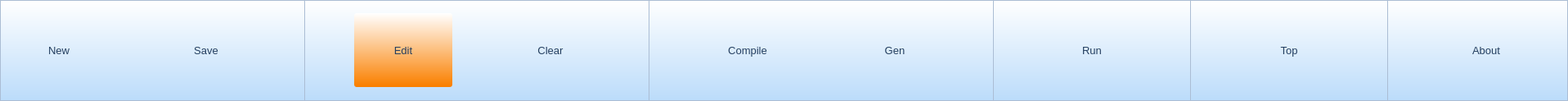
        <widget class="QWidget" name="wg3ToolBase" native="true">
         <property name="sizePolicy">
          <sizepolicy hsizetype="Ignored" vsizetype="Fixed">
           <horstretch>0</horstretch>
           <verstretch>0</verstretch>
          </sizepolicy>
         </property>
         <property name="minimumSize">
          <size>
           <width>0</width>
           <height>123</height>
          </size>
         </property>
         <property name="maximumSize">
          <size>
           <width>16777215</width>
           <height>123</height>
          </size>
         </property>
         <property name="mouseTracking">
          <bool>true</bool>
         </property>
         <property name="styleSheet">
          <string notr="true">border:1px solid rgb(171,189,212);
background-color: qlineargradient(spread:pad, x1:1, y1:0, x2:0.999955, y2:0.983, stop:0 rgba(255, 255, 255, 255), stop:1 rgba(188, 220, 250, 255));</string>
         </property>
         <layout class="QHBoxLayout" name="horizontalLayout_8">
          <property name="spacing">
           <number>60</number>
          </property>
          <property name="leftMargin">
           <number>12</number>
          </property>
          <property name="topMargin">
           <number>0</number>
          </property>
          <property name="rightMargin">
           <number>0</number>
          </property>
          <property name="bottomMargin">
           <number>0</number>
          </property>
          <item>
           <widget class="QToolButton" name="tbtnNew">
            <property name="minimumSize">
             <size>
              <width>120</width>
              <height>90</height>
             </size>
            </property>
            <property name="maximumSize">
             <size>
              <width>120</width>
              <height>90</height>
             </size>
            </property>
            <property name="font">
             <font>
              <family>Microsoft YaHei UI</family>
              <pointsize>10</pointsize>
             </font>
            </property>
            <property name="styleSheet">
             <string notr="true">QToolButton {
	background-color: transparent;
	color: rgb(35, 62, 95);
	border:none;
	border-radius:3px;
}

QToolButton:hover {
	color: rgb(35, 62, 95);
	background-color: qlineargradient(spread:pad, x1:1, y1:0, x2:0.999955, y2:0.983, stop:0 rgba(255, 255, 255, 255), stop:1 rgba(255, 201, 14, 255));
	border-radius:3px; 
}  
QToolButton:pressed {
	color: rgb(35, 62, 95);
	background-color: qlineargradient(spread:pad, x1:1, y1:0, x2:0.999955, y2:0.983, stop:0 rgba(255, 255, 255, 255), stop:1 rgba(250, 128, 0, 255));
	border-radius:3px;
}  </string>
            </property>
            <property name="text">
             <string>New</string>
            </property>
            <property name="icon">
             <iconset resource="Images.qrc">
              <normaloff>:/images/btn_new.png</normaloff>:/images/btn_new.png</iconset>
            </property>
            <property name="iconSize">
             <size>
              <width>50</width>
              <height>50</height>
             </size>
            </property>
            <property name="toolButtonStyle">
             <enum>Qt::ToolButtonTextUnderIcon</enum>
            </property>
            <property name="autoRaise">
             <bool>false</bool>
            </property>
           </widget>
          </item>
          <item>
           <widget class="QToolButton" name="tbtnSave">
            <property name="enabled">
             <bool>true</bool>
            </property>
            <property name="minimumSize">
             <size>
              <width>120</width>
              <height>90</height>
             </size>
            </property>
            <property name="maximumSize">
             <size>
              <width>120</width>
              <height>90</height>
             </size>
            </property>
            <property name="font">
             <font>
              <family>Microsoft YaHei UI</family>
              <pointsize>10</pointsize>
             </font>
            </property>
            <property name="styleSheet">
             <string notr="true">QToolButton {
	background-color: transparent;
	color: rgb(35, 62, 95);
	border:none;
	border-radius:3px;
}

QToolButton:hover {
	color: rgb(35, 62, 95);
	background-color: qlineargradient(spread:pad, x1:1, y1:0, x2:0.999955, y2:0.983, stop:0 rgba(255, 255, 255, 255), stop:1 rgba(255, 201, 14, 255));
	border-radius:3px; 
}  
QToolButton:pressed {
	color: rgb(35, 62, 95);
	background-color: qlineargradient(spread:pad, x1:1, y1:0, x2:0.999955, y2:0.983, stop:0 rgba(255, 255, 255, 255), stop:1 rgba(250, 128, 0, 255));
	border-radius:3px;
}  </string>
            </property>
            <property name="text">
             <string>Save</string>
            </property>
            <property name="icon">
             <iconset resource="Images.qrc">
              <normaloff>:/images/btn_save.png</normaloff>:/images/btn_save.png</iconset>
            </property>
            <property name="iconSize">
             <size>
              <width>50</width>
              <height>50</height>
             </size>
            </property>
            <property name="toolButtonStyle">
             <enum>Qt::ToolButtonTextUnderIcon</enum>
            </property>
            <property name="autoRaise">
             <bool>false</bool>
            </property>
           </widget>
          </item>
          <item>
           <widget class="Line" name="lineSave">
            <property name="sizePolicy">
             <sizepolicy hsizetype="Fixed" vsizetype="Expanding">
              <horstretch>0</horstretch>
              <verstretch>0</verstretch>
             </sizepolicy>
            </property>
            <property name="minimumSize">
             <size>
              <width>1</width>
              <height>0</height>
             </size>
            </property>
            <property name="maximumSize">
             <size>
              <width>1</width>
              <height>16777215</height>
             </size>
            </property>
            <property name="frameShadow">
             <enum>QFrame::Raised</enum>
            </property>
            <property name="lineWidth">
             <number>1</number>
            </property>
            <property name="midLineWidth">
             <number>1</number>
            </property>
            <property name="orientation">
             <enum>Qt::Vertical</enum>
            </property>
           </widget>
          </item>
          <item>
           <widget class="QToolButton" name="tbtnEdit">
            <property name="minimumSize">
             <size>
              <width>120</width>
              <height>90</height>
             </size>
            </property>
            <property name="maximumSize">
             <size>
              <width>120</width>
              <height>90</height>
             </size>
            </property>
            <property name="font">
             <font>
              <family>Microsoft YaHei UI</family>
              <pointsize>10</pointsize>
             </font>
            </property>
            <property name="styleSheet">
             <string notr="true">QToolButton {
	background-color: transparent;
	color: rgb(35, 62, 95);
	border:none;
	border-radius:3px;
}

QToolButton:hover {
	color: rgb(35, 62, 95);
	background-color: qlineargradient(spread:pad, x1:1, y1:0, x2:0.999955, y2:0.983, stop:0 rgba(255, 255, 255, 255), stop:1 rgba(255, 201, 14, 255));
	border-radius:3px; 
}

QToolButton:pressed {
	color: rgb(35, 62, 95);
	background-color: qlineargradient(spread:pad, x1:1, y1:0, x2:0.999955, y2:0.983, stop:0 rgba(255, 255, 255, 255), stop:1 rgba(250, 128, 0, 255));
	border-radius:3px;
}

QToolButton:checked {
	color: rgb(35, 62, 95);
	background-color: qlineargradient(spread:pad, x1:1, y1:0, x2:0.999955, y2:0.983, stop:0 rgba(255, 255, 255, 255), stop:1 rgba(250, 128, 0, 255));
	border-radius:3px;
}</string>
            </property>
            <property name="text">
             <string>Edit</string>
            </property>
            <property name="icon">
             <iconset resource="Images.qrc">
              <normaloff>:/images/btn_edit.png</normaloff>:/images/btn_edit.png</iconset>
            </property>
            <property name="iconSize">
             <size>
              <width>50</width>
              <height>50</height>
             </size>
            </property>
            <property name="checkable">
             <bool>true</bool>
            </property>
            <property name="checked">
             <bool>true</bool>
            </property>
            <property name="toolButtonStyle">
             <enum>Qt::ToolButtonTextUnderIcon</enum>
            </property>
            <property name="autoRaise">
             <bool>false</bool>
            </property>
           </widget>
          </item>
          <item>
           <widget class="QToolButton" name="tbtnClear">
            <property name="minimumSize">
             <size>
              <width>120</width>
              <height>90</height>
             </size>
            </property>
            <property name="maximumSize">
             <size>
              <width>120</width>
              <height>90</height>
             </size>
            </property>
            <property name="font">
             <font>
              <family>Microsoft YaHei UI</family>
              <pointsize>10</pointsize>
             </font>
            </property>
            <property name="styleSheet">
             <string notr="true">QToolButton {
	background-color: transparent;
	color: rgb(35, 62, 95);
	border:none;
	border-radius:3px;
}

QToolButton:hover {
	color: rgb(35, 62, 95);
	background-color: qlineargradient(spread:pad, x1:1, y1:0, x2:0.999955, y2:0.983, stop:0 rgba(255, 255, 255, 255), stop:1 rgba(255, 201, 14, 255));
	border-radius:3px; 
}  
QToolButton:pressed {
	color: rgb(35, 62, 95);
	background-color: qlineargradient(spread:pad, x1:1, y1:0, x2:0.999955, y2:0.983, stop:0 rgba(255, 255, 255, 255), stop:1 rgba(250, 128, 0, 255));
	border-radius:3px;
}  </string>
            </property>
            <property name="text">
             <string>Clear</string>
            </property>
            <property name="icon">
             <iconset resource="Images.qrc">
              <normaloff>:/images/btn_clear.png</normaloff>:/images/btn_clear.png</iconset>
            </property>
            <property name="iconSize">
             <size>
              <width>50</width>
              <height>50</height>
             </size>
            </property>
            <property name="toolButtonStyle">
             <enum>Qt::ToolButtonTextUnderIcon</enum>
            </property>
            <property name="autoRaise">
             <bool>false</bool>
            </property>
           </widget>
          </item>
          <item>
           <widget class="Line" name="lineClear">
            <property name="sizePolicy">
             <sizepolicy hsizetype="Fixed" vsizetype="Expanding">
              <horstretch>0</horstretch>
              <verstretch>0</verstretch>
             </sizepolicy>
            </property>
            <property name="minimumSize">
             <size>
              <width>1</width>
              <height>0</height>
             </size>
            </property>
            <property name="maximumSize">
             <size>
              <width>1</width>
              <height>16777215</height>
             </size>
            </property>
            <property name="frameShadow">
             <enum>QFrame::Raised</enum>
            </property>
            <property name="lineWidth">
             <number>1</number>
            </property>
            <property name="midLineWidth">
             <number>1</number>
            </property>
            <property name="orientation">
             <enum>Qt::Vertical</enum>
            </property>
           </widget>
          </item>
          <item>
           <widget class="QToolButton" name="tbtnCompile">
            <property name="enabled">
             <bool>true</bool>
            </property>
            <property name="minimumSize">
             <size>
              <width>120</width>
              <height>90</height>
             </size>
            </property>
            <property name="maximumSize">
             <size>
              <width>120</width>
              <height>90</height>
             </size>
            </property>
            <property name="font">
             <font>
              <family>Microsoft YaHei UI</family>
              <pointsize>10</pointsize>
             </font>
            </property>
            <property name="styleSheet">
             <string notr="true">QToolButton {
	background-color: transparent;
	color: rgb(35, 62, 95);
	border:none;
	border-radius:3px;
}

QToolButton:hover {
	color: rgb(35, 62, 95);
	background-color: qlineargradient(spread:pad, x1:1, y1:0, x2:0.999955, y2:0.983, stop:0 rgba(255, 255, 255, 255), stop:1 rgba(255, 201, 14, 255));
	border-radius:3px; 
}  
QToolButton:pressed {
	color: rgb(35, 62, 95);
	background-color: qlineargradient(spread:pad, x1:1, y1:0, x2:0.999955, y2:0.983, stop:0 rgba(255, 255, 255, 255), stop:1 rgba(250, 128, 0, 255));
	border-radius:3px;
}  </string>
            </property>
            <property name="text">
             <string>Compile</string>
            </property>
            <property name="icon">
             <iconset resource="Images.qrc">
              <normaloff>:/images/btn_compile.png</normaloff>:/images/btn_compile.png</iconset>
            </property>
            <property name="iconSize">
             <size>
              <width>50</width>
              <height>50</height>
             </size>
            </property>
            <property name="toolButtonStyle">
             <enum>Qt::ToolButtonTextUnderIcon</enum>
            </property>
            <property name="autoRaise">
             <bool>false</bool>
            </property>
           </widget>
          </item>
          <item>
           <widget class="QToolButton" name="tbtnGen">
            <property name="enabled">
             <bool>true</bool>
            </property>
            <property name="minimumSize">
             <size>
              <width>120</width>
              <height>90</height>
             </size>
            </property>
            <property name="maximumSize">
             <size>
              <width>120</width>
              <height>90</height>
             </size>
            </property>
            <property name="font">
             <font>
              <family>Microsoft YaHei UI</family>
              <pointsize>10</pointsize>
             </font>
            </property>
            <property name="styleSheet">
             <string notr="true">QToolButton {
	background-color: transparent;
	color: rgb(35, 62, 95);
	border:none;
	border-radius:3px;
}

QToolButton:hover {
	color: rgb(35, 62, 95);
	background-color: qlineargradient(spread:pad, x1:1, y1:0, x2:0.999955, y2:0.983, stop:0 rgba(255, 255, 255, 255), stop:1 rgba(255, 201, 14, 255));
	border-radius:3px; 
}  
QToolButton:pressed {
	color: rgb(35, 62, 95);
	background-color: qlineargradient(spread:pad, x1:1, y1:0, x2:0.999955, y2:0.983, stop:0 rgba(255, 255, 255, 255), stop:1 rgba(250, 128, 0, 255));
	border-radius:3px;
}  </string>
            </property>
            <property name="text">
             <string>Gen</string>
            </property>
            <property name="icon">
             <iconset resource="Images.qrc">
              <normaloff>:/images/btn_gen.png</normaloff>:/images/btn_gen.png</iconset>
            </property>
            <property name="iconSize">
             <size>
              <width>50</width>
              <height>50</height>
             </size>
            </property>
            <property name="toolButtonStyle">
             <enum>Qt::ToolButtonTextUnderIcon</enum>
            </property>
            <property name="autoRaise">
             <bool>false</bool>
            </property>
           </widget>
          </item>
          <item>
           <widget class="Line" name="lineGen">
            <property name="sizePolicy">
             <sizepolicy hsizetype="Fixed" vsizetype="Expanding">
              <horstretch>0</horstretch>
              <verstretch>0</verstretch>
             </sizepolicy>
            </property>
            <property name="minimumSize">
             <size>
              <width>1</width>
              <height>0</height>
             </size>
            </property>
            <property name="maximumSize">
             <size>
              <width>1</width>
              <height>16777215</height>
             </size>
            </property>
            <property name="frameShadow">
             <enum>QFrame::Raised</enum>
            </property>
            <property name="lineWidth">
             <number>1</number>
            </property>
            <property name="midLineWidth">
             <number>1</number>
            </property>
            <property name="orientation">
             <enum>Qt::Vertical</enum>
            </property>
           </widget>
          </item>
          <item>
           <widget class="QToolButton" name="tbtnRun">
            <property name="enabled">
             <bool>true</bool>
            </property>
            <property name="minimumSize">
             <size>
              <width>120</width>
              <height>90</height>
             </size>
            </property>
            <property name="maximumSize">
             <size>
              <width>120</width>
              <height>90</height>
             </size>
            </property>
            <property name="font">
             <font>
              <family>Microsoft YaHei UI</family>
              <pointsize>10</pointsize>
             </font>
            </property>
            <property name="styleSheet">
             <string notr="true">QToolButton {
	background-color: transparent;
	color: rgb(35, 62, 95);
	border:none;
	border-radius:3px;
}

QToolButton:hover {
	color: rgb(35, 62, 95);
	background-color: qlineargradient(spread:pad, x1:1, y1:0, x2:0.999955, y2:0.983, stop:0 rgba(255, 255, 255, 255), stop:1 rgba(255, 201, 14, 255));
	border-radius:3px; 
}

QToolButton:pressed {
	color: rgb(35, 62, 95);
	background-color: qlineargradient(spread:pad, x1:1, y1:0, x2:0.999955, y2:0.983, stop:0 rgba(255, 255, 255, 255), stop:1 rgba(250, 128, 0, 255));
	border-radius:3px;
}

QToolButton:checked {
	color: rgb(35, 62, 95);
	background-color: qlineargradient(spread:pad, x1:1, y1:0, x2:0.999955, y2:0.983, stop:0 rgba(255, 255, 255, 255), stop:1 rgba(250, 128, 0, 255));
	border-radius:3px;
}</string>
            </property>
            <property name="text">
             <string>Run</string>
            </property>
            <property name="icon">
             <iconset resource="Images.qrc">
              <normaloff>:/images/btn_run.png</normaloff>:/images/btn_run.png</iconset>
            </property>
            <property name="iconSize">
             <size>
              <width>50</width>
              <height>50</height>
             </size>
            </property>
            <property name="checkable">
             <bool>true</bool>
            </property>
            <property name="toolButtonStyle">
             <enum>Qt::ToolButtonTextUnderIcon</enum>
            </property>
            <property name="autoRaise">
             <bool>false</bool>
            </property>
           </widget>
          </item>
          <item>
           <widget class="Line" name="lineRun">
            <property name="sizePolicy">
             <sizepolicy hsizetype="Fixed" vsizetype="Expanding">
              <horstretch>0</horstretch>
              <verstretch>0</verstretch>
             </sizepolicy>
            </property>
            <property name="minimumSize">
             <size>
              <width>1</width>
              <height>0</height>
             </size>
            </property>
            <property name="maximumSize">
             <size>
              <width>1</width>
              <height>16777215</height>
             </size>
            </property>
            <property name="frameShadow">
             <enum>QFrame::Raised</enum>
            </property>
            <property name="lineWidth">
             <number>1</number>
            </property>
            <property name="midLineWidth">
             <number>1</number>
            </property>
            <property name="orientation">
             <enum>Qt::Vertical</enum>
            </property>
           </widget>
          </item>
          <item>
           <widget class="QToolButton" name="tbtnTop">
            <property name="enabled">
             <bool>true</bool>
            </property>
            <property name="minimumSize">
             <size>
              <width>120</width>
              <height>90</height>
             </size>
            </property>
            <property name="maximumSize">
             <size>
              <width>120</width>
              <height>90</height>
             </size>
            </property>
            <property name="font">
             <font>
              <family>Microsoft YaHei UI</family>
              <pointsize>10</pointsize>
             </font>
            </property>
            <property name="styleSheet">
             <string notr="true">QToolButton {
	background-color: transparent;
	color: rgb(35, 62, 95);
	border:none;
	border-radius:3px;
}

QToolButton:hover {
	color: rgb(35, 62, 95);
	background-color: qlineargradient(spread:pad, x1:1, y1:0, x2:0.999955, y2:0.983, stop:0 rgba(255, 255, 255, 255), stop:1 rgba(255, 201, 14, 255));
	border-radius:3px; 
}  
QToolButton:pressed {
	color: rgb(35, 62, 95);
	background-color: qlineargradient(spread:pad, x1:1, y1:0, x2:0.999955, y2:0.983, stop:0 rgba(255, 255, 255, 255), stop:1 rgba(250, 128, 0, 255));
	border-radius:3px;
}  </string>
            </property>
            <property name="text">
             <string>Top</string>
            </property>
            <property name="icon">
             <iconset resource="Images.qrc">
              <normaloff>:/images/btn_top.png</normaloff>:/images/btn_top.png</iconset>
            </property>
            <property name="iconSize">
             <size>
              <width>50</width>
              <height>50</height>
             </size>
            </property>
            <property name="toolButtonStyle">
             <enum>Qt::ToolButtonTextUnderIcon</enum>
            </property>
            <property name="autoRaise">
             <bool>false</bool>
            </property>
           </widget>
          </item>
          <item>
           <widget class="Line" name="lineTop">
            <property name="sizePolicy">
             <sizepolicy hsizetype="Fixed" vsizetype="Expanding">
              <horstretch>0</horstretch>
              <verstretch>0</verstretch>
             </sizepolicy>
            </property>
            <property name="minimumSize">
             <size>
              <width>1</width>
              <height>0</height>
             </size>
            </property>
            <property name="maximumSize">
             <size>
              <width>1</width>
              <height>16777215</height>
             </size>
            </property>
            <property name="frameShadow">
             <enum>QFrame::Raised</enum>
            </property>
            <property name="lineWidth">
             <number>1</number>
            </property>
            <property name="midLineWidth">
             <number>1</number>
            </property>
            <property name="orientation">
             <enum>Qt::Vertical</enum>
            </property>
           </widget>
          </item>
          <item>
           <widget class="QToolButton" name="tbtnAbout">
            <property name="minimumSize">
             <size>
              <width>120</width>
              <height>90</height>
             </size>
            </property>
            <property name="maximumSize">
             <size>
              <width>120</width>
              <height>90</height>
             </size>
            </property>
            <property name="font">
             <font>
              <family>Microsoft YaHei UI</family>
              <pointsize>10</pointsize>
             </font>
            </property>
            <property name="styleSheet">
             <string notr="true">QToolButton {
	background-color: transparent;
	color: rgb(35, 62, 95);
	border:none;
	border-radius:3px;
}

QToolButton:hover {
	color: rgb(35, 62, 95);
	background-color: qlineargradient(spread:pad, x1:1, y1:0, x2:0.999955, y2:0.983, stop:0 rgba(255, 255, 255, 255), stop:1 rgba(255, 201, 14, 255));
	border-radius:3px; 
}  
QToolButton:pressed {
	color: rgb(35, 62, 95);
	background-color: qlineargradient(spread:pad, x1:1, y1:0, x2:0.999955, y2:0.983, stop:0 rgba(255, 255, 255, 255), stop:1 rgba(250, 128, 0, 255));
	border-radius:3px;
}  </string>
            </property>
            <property name="text">
             <string>About</string>
            </property>
            <property name="icon">
             <iconset resource="Images.qrc">
              <normaloff>:/images/btn_about.png</normaloff>:/images/btn_about.png</iconset>
            </property>
            <property name="iconSize">
             <size>
              <width>50</width>
              <height>50</height>
             </size>
            </property>
            <property name="toolButtonStyle">
             <enum>Qt::ToolButtonTextUnderIcon</enum>
            </property>
            <property name="autoRaise">
             <bool>false</bool>
            </property>
           </widget>
          </item>
          <item>
           <spacer name="horizontalSpacer_3">
            <property name="orientation">
             <enum>Qt::Horizontal</enum>
            </property>
            <property name="sizeHint" stdset="0">
             <size>
              <width>40</width>
              <height>20</height>
             </size>
            </property>
           </spacer>
          </item>
         </layout>
        </widget>
